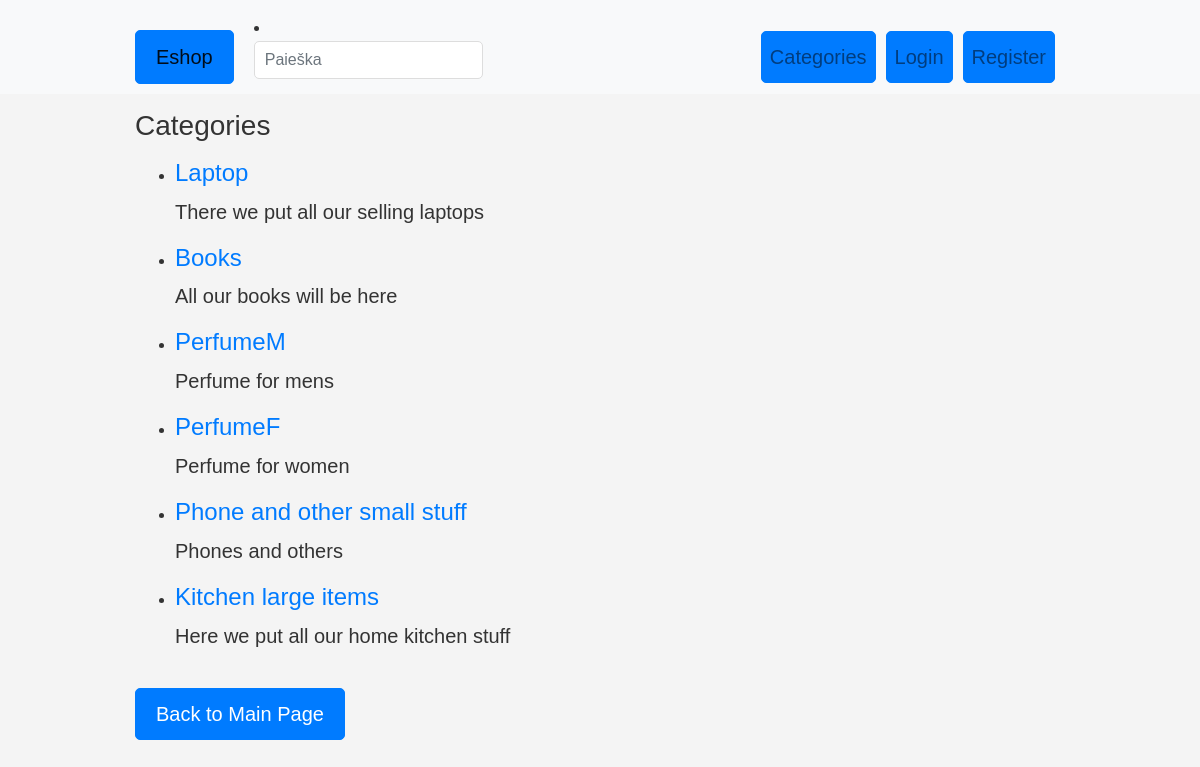
The app's page /category/, older data.
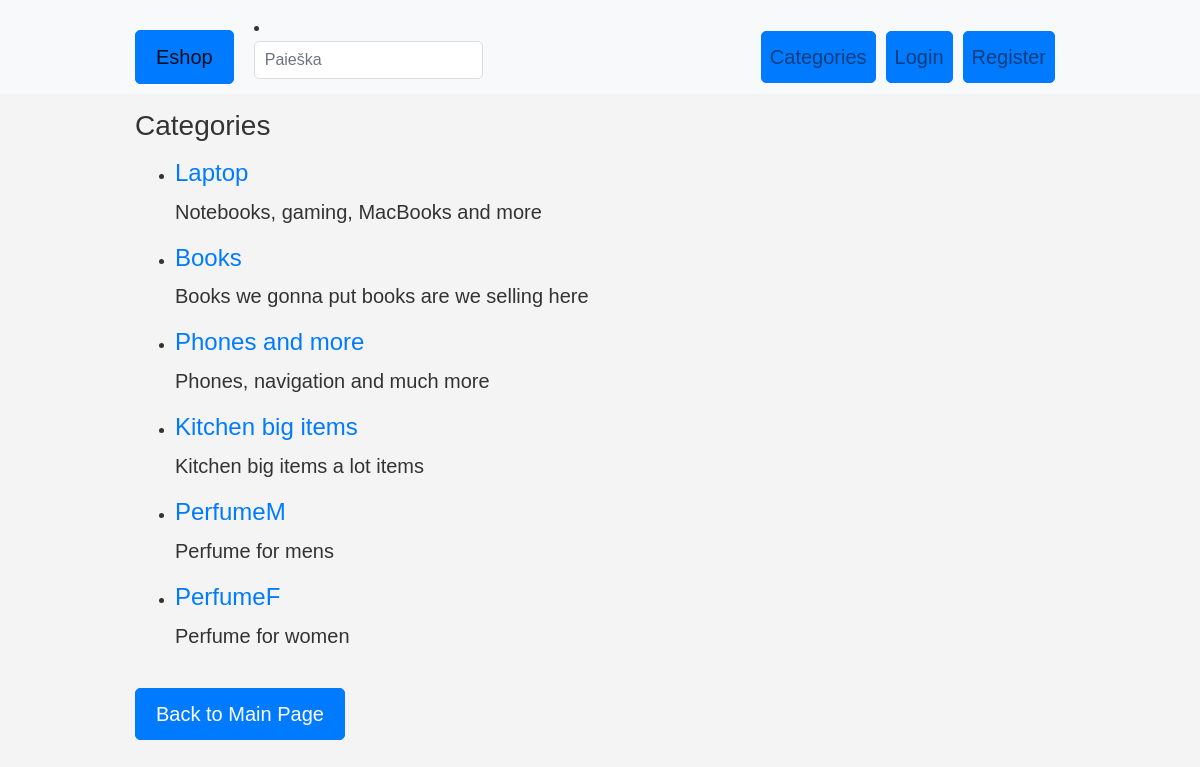
The same page, newer data.
### eshopas_app/models.py (models this page shows, shortened)
class Category(models.Model):
    name = models.CharField(max_length=100)
    type = models.SlugField(max_length=100, unique=True)
    description = models.TextField(blank=True)

### eshopas_app/views.py (the view)
# urls.py: path('category/', views.category, name='category_list'),
def category(request):
    categories = Category.objects.all()
    return render(request, 'category.html', {'categories': categories})

### eshopas_app/templates/category.html
{% extends 'base.html' %}
{% block content %}
    <h1>Categories</h1>
    <ul>
        {% for category in categories %}
            <li>
                <h2><a href="{% url 'category_detail' category.pk %}">{{ category.name }}</a></h2>
                <p>{{ category.description }}</p>
            </li>
        {% empty %}
            <li>No categories available.</li>
        {% endfor %}
    </ul>
    <a href="{% url 'index' %}" class="btn btn-primary">Back to Main Page</a>
{% endblock %}

Row changes from the older to the newer data that the page shows:
removed Category: name "Phone and other small stuff", description "Phones and others"
removed Category: name "Kitchen large items", description "Here we put all our home kitchen stuff"
changed Category "Laptop": description "There we put all our selling laptops" → "Notebooks, gaming, MacBooks and more"
changed Category "Books": description "All our books will be here" → "Books we gonna put books are we selling here"
added Category: name "Phones and more", description "Phones, navigation and much more"
added Category: name "Kitchen big items", description "Kitchen big items a lot items"
